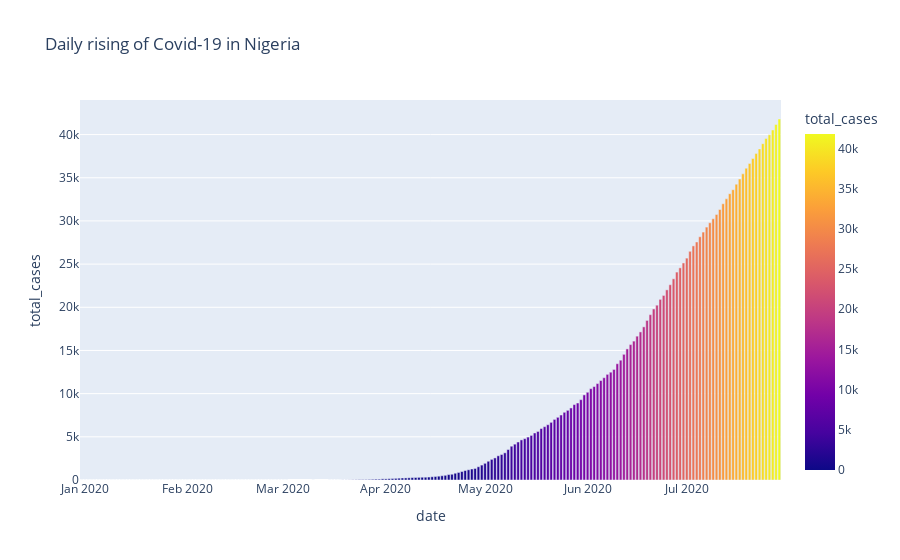

Notebook code for this chart:
### Markdown cell above
####  Visualizing the daily global rising of covid-19 using four countries including Nigeria as case studies. This will help us to know the trend and the variation of the cases in different countries of the world as compared to Nigeria. Check out below

### Code cell
#using plotly express for the oo visualization

fig = px.bar(daily_nig,x="date",y="total_cases",color="total_cases", title="Daily rising of Covid-19 in Nigeria")
fig.show()
#NOTE: I used Total Cases as color in this case so that the color of the graph will be changing based on the cases
#Just hover on the graph to see the exact case per day in Nigeria

### Figure 1 — Plotly figure (JSON) as saved in the notebook; plotly's stock layout.template omitted (floating-point values rounded to 4 significant figures; data arrays with more than 128 entries replaced by an {"elided": "..."} marker saying what was removed)
{"data": [{"alignmentgroup": "True", "hovertemplate": "date=%{x}<br>total_cases=%{marker.color}<extra></extra>", "legendgroup": "", "marker": {"color": {"elided": "201 int values"}, "coloraxis": "coloraxis"}, "name": "", "offsetgroup": "", "orientation": "v", "showlegend": false, "textposition": "auto", "type": "bar", "x": {"elided": "201 str values"}, "xaxis": "x", "y": {"elided": "201 int values"}, "yaxis": "y"}], "layout": {"barmode": "relative", "coloraxis": {"colorbar": {"title": {"text": "total_cases"}}, "colorscale": [[0, "#0d0887"], [0.1111, "#46039f"], [0.2222, "#7201a8"], [0.3333, "#9c179e"], [0.4444, "#bd3786"], [0.5556, "#d8576b"], [0.6667, "#ed7953"], [0.7778, "#fb9f3a"], [0.8889, "#fdca26"], [1, "#f0f921"]]}, "legend": {"tracegroupgap": 0}, "title": {"text": "Daily rising of Covid-19 in Nigeria"}, "xaxis": {"anchor": "y", "domain": [0, 1], "title": {"text": "date"}}, "yaxis": {"anchor": "x", "domain": [0, 1], "title": {"text": "total_cases"}}}}
